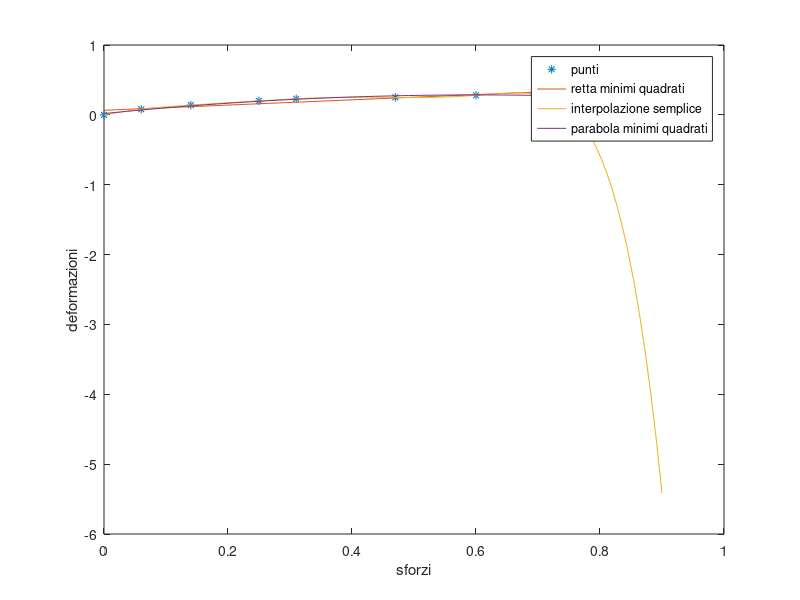

Here is the MATLAB script that generated this plot:
close all
clear all
clc
%format long e
sigma = [0.00 0.06 0.14 0.25 0.31 0.47 0.60 0.70];
epsilon = [0.00 0.08 0.14 0.20 0.23 0.25 0.28 0.29];

%coeffificienti retta con polyfit
% y=mx+q grado 1
coeff = polyfit(sigma,epsilon,1);

%coefficienti con con la retta dei minimi quadrati

q = (sum(epsilon).*sum(sigma.^2)-sum(sigma).*sum(sigma.*epsilon))...
    ./(length(sigma).*sum(sigma.^2)-(sum(sigma).^2));

m = (length(sigma).*sum(sigma.*epsilon)-sum(sigma).*sum(epsilon))...
    ./(length(sigma).*sum(sigma.^2)-(sum(sigma).^2));

coeff2 = [m q];
err_coeff = abs(coeff-coeff2)

retta1 = polyval(coeff,0.9);
retta2 = polyval(coeff2,0.9);
err_retta = abs(retta1-retta2);
plot(sigma,epsilon,'*');
hold on
x = linspace(0,0.9);
plot(x,polyval(coeff,x));

%interpolazione semplice
coeff_interpolanti = polyfit(sigma,epsilon,length(sigma)-1);
plot(x,polyval(coeff_interpolanti,x));

%parabola dei minimi quadrati
coeff_parabola = polyfit(sigma,epsilon,2);
plot(x,polyval(coeff_parabola,x));

legend("punti","retta minimi quadrati","interpolazione semplice","parabola minimi quadrati");
xlabel("sforzi")
ylabel("deformazioni")

%residuo retta dei minimi quadrati
for i=1:length(sigma)
    r(i) = epsilon(i)-m*sigma(i)-q;
end
r
